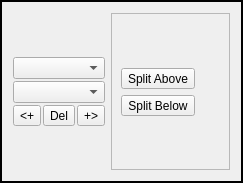
<?xml version="1.0" encoding="UTF-8"?>
<ui version="4.0">
 <class>ScreenConfigElement</class>
 <widget class="QFrame" name="ScreenConfigElement">
  <property name="geometry">
   <rect>
    <x>0</x>
    <y>0</y>
    <width>243</width>
    <height>183</height>
   </rect>
  </property>
  <property name="windowTitle">
   <string/>
  </property>
  <property name="frameShape">
   <enum>QFrame::WinPanel</enum>
  </property>
  <layout class="QVBoxLayout" name="verticalLayout_3">
   <item>
    <layout class="QHBoxLayout" name="horizontalLayout_2">
     <item>
      <layout class="QVBoxLayout" name="verticalLayout">
       <property name="spacing">
        <number>2</number>
       </property>
       <item>
        <spacer name="verticalSpacer_3">
         <property name="orientation">
          <enum>Qt::Vertical</enum>
         </property>
         <property name="sizeHint" stdset="0">
          <size>
           <width>0</width>
           <height>0</height>
          </size>
         </property>
        </spacer>
       </item>
       <item>
        <widget class="QComboBox" name="elementTypeCombo"/>
       </item>
       <item>
        <widget class="QComboBox" name="auxTypeCombo"/>
       </item>
       <item>
        <layout class="QHBoxLayout" name="horizontalLayout">
         <item>
          <widget class="QToolButton" name="addLeftButton">
           <property name="toolTip">
            <string>Add window to the left</string>
           </property>
           <property name="text">
            <string>&lt;+</string>
           </property>
          </widget>
         </item>
         <item>
          <widget class="QToolButton" name="removeButton">
           <property name="toolTip">
            <string>Remove this window</string>
           </property>
           <property name="text">
            <string>Del</string>
           </property>
          </widget>
         </item>
         <item>
          <widget class="QToolButton" name="addRightButton">
           <property name="toolTip">
            <string>Add window to the right</string>
           </property>
           <property name="text">
            <string>+&gt;</string>
           </property>
          </widget>
         </item>
        </layout>
       </item>
       <item>
        <spacer name="verticalSpacer_4">
         <property name="orientation">
          <enum>Qt::Vertical</enum>
         </property>
         <property name="sizeHint" stdset="0">
          <size>
           <width>0</width>
           <height>0</height>
          </size>
         </property>
        </spacer>
       </item>
      </layout>
     </item>
     <item>
      <widget class="QFrame" name="splitFrame">
       <property name="frameShape">
        <enum>QFrame::StyledPanel</enum>
       </property>
       <property name="frameShadow">
        <enum>QFrame::Raised</enum>
       </property>
       <layout class="QVBoxLayout" name="verticalLayout_2">
        <item>
         <spacer name="verticalSpacer">
          <property name="orientation">
           <enum>Qt::Vertical</enum>
          </property>
          <property name="sizeHint" stdset="0">
           <size>
            <width>20</width>
            <height>40</height>
           </size>
          </property>
         </spacer>
        </item>
        <item>
         <widget class="QToolButton" name="splitAboveButton">
          <property name="text">
           <string>Split Above</string>
          </property>
         </widget>
        </item>
        <item>
         <widget class="QToolButton" name="splitBelowButton">
          <property name="text">
           <string>Split Below</string>
          </property>
         </widget>
        </item>
        <item>
         <spacer name="verticalSpacer_2">
          <property name="orientation">
           <enum>Qt::Vertical</enum>
          </property>
          <property name="sizeHint" stdset="0">
           <size>
            <width>20</width>
            <height>40</height>
           </size>
          </property>
         </spacer>
        </item>
       </layout>
      </widget>
     </item>
     <item>
      <layout class="QVBoxLayout" name="eleRowsVbl">
       <property name="spacing">
        <number>0</number>
       </property>
      </layout>
     </item>
    </layout>
   </item>
  </layout>
 </widget>
 <resources/>
 <connections/>
</ui>
